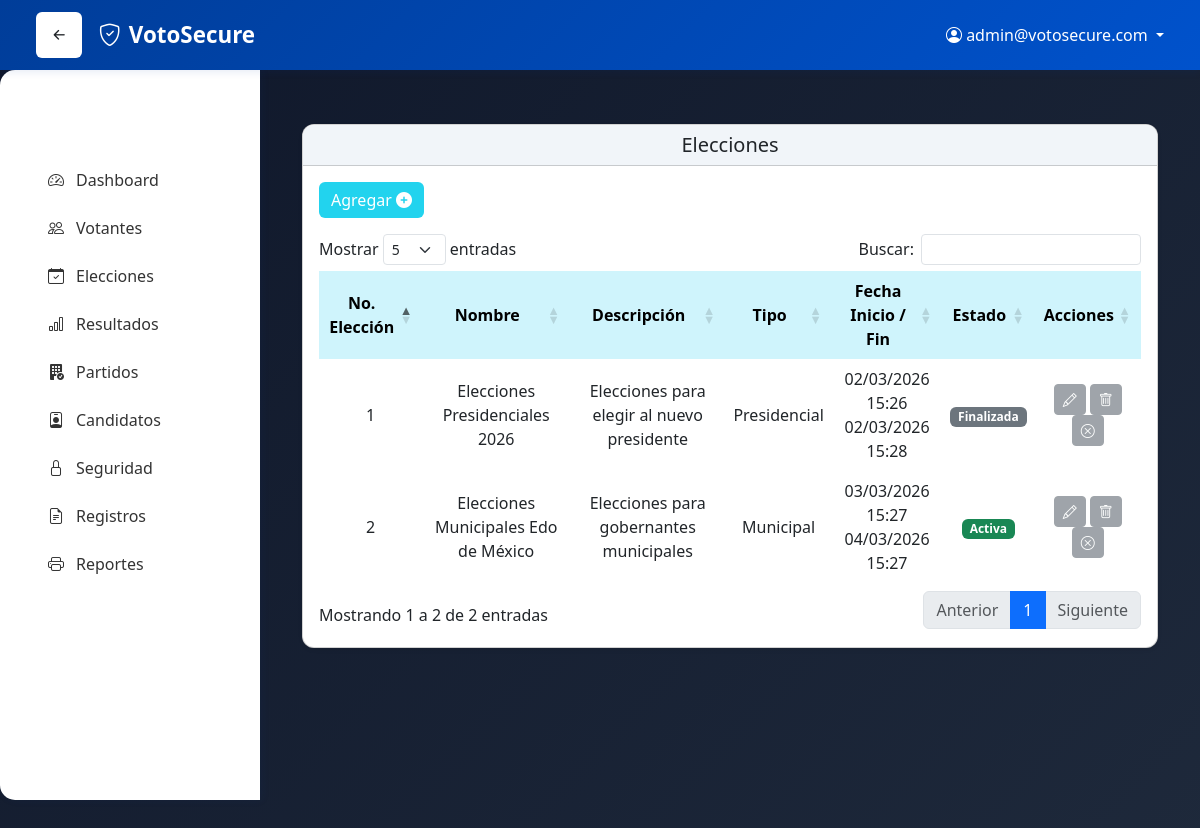
The app's page /Vista/Admin/Elecciones.php (signed in) with its own data.
### tables this page shows
CREATE TABLE `elecciones` (
  `id_eleccion` int(11) NOT NULL,
  `nombre_eleccion` varchar(150) NOT NULL,
  `descripcion_eleccion` text DEFAULT NULL,
  `fecha_inicio` datetime NOT NULL,
  `fecha_fin` datetime NOT NULL,
  `estado` tinyint(4) NOT NULL DEFAULT 0,
  `fecha_creacion` timestamp NOT NULL DEFAULT current_timestamp(),
  `id_tipo` int(11) NOT NULL
);

CREATE TABLE `tipos_eleccion` (
  `id_tipo` int(11) NOT NULL,
  `nombre_tipo` varchar(100) NOT NULL
);

### Modelo/eleccionesMdl.php (called while the page is built, shortened)
<?php
class EleccionesMdl
{
    private $conexion;
    public function __construct($conexion)
    {
        $this->conexion = $conexion;
    }
    public function listar()
    {
        $sql = "SELECT e.*, t.nombre_tipo,
        CASE
            WHEN e.estado = 3 THEN 'Cancelada'
            WHEN NOW() < e.fecha_inicio THEN 'Programada'
            WHEN NOW() BETWEEN e.fecha_inicio AND e.fecha_fin THEN 'Activa'
            WHEN NOW() > e.fecha_fin THEN 'Finalizada'
        END AS estado_calculado
        FROM elecciones e
        INNER JOIN tipos_eleccion t ON e.id_tipo = t.id_tipo
        ORDER BY e.fecha_inicio DESC";
        return $this->conexion->query($sql);
    }
}

### Vista/Admin/Elecciones.php (shortened to what this page needs)
<?php
require_once '../../Modelo/config/conexion.php';
require_once '../../Modelo/eleccionesMdl.php';
$modelo = new EleccionesMdl($conexion);
$elecciones = $modelo->listar();
?>
<!DOCTYPE html>
<html lang="es">
<head>
    <link href="https://cdn.jsdelivr.net/npm/bootstrap@5.3.0/dist/css/bootstrap.min.css" rel="stylesheet">
    <link rel="stylesheet" href="https://cdn.jsdelivr.net/npm/bootstrap-icons@1.11.0/font/bootstrap-icons.css">
    <link rel="stylesheet" href="https://cdn.datatables.net/1.13.6/css/dataTables.bootstrap5.min.css">
    <link rel="stylesheet" href="https://cdnjs.cloudflare.com/ajax/libs/font-awesome/6.5.0/css/all.min.css">
    <link rel="stylesheet" href="../../css/admin.css">
    <link rel="stylesheet" href="../../css/dash.css">
     <link rel="stylesheet" href="../../css/candidatosAd.css">
</head>
<body>
    <?php include __DIR__ . '/../../components/Admin/Navbar.php'; ?>
    <main class="main-content" id="mainContent">
        <div class="container-fluid mt-4">
            <div class="card shadow-sm">
                <div class="card-header text-center text-dark">
                    <h5 class="mb-0">
                        Elecciones
                    </h5>
                </div>
                <div class="card-body">
                    <button type="button"
                        class="btn btn-primary mb-3"
                        data-bs-toggle="modal"
                        data-bs-target="#modalAgregarEleccion">
                        Agregar <i class="fa-solid fa-circle-plus"></i>
                    </button>
                    <div class="table-responsive">
                        <table id="tablaContenido" class="table table-hover table-borderless align-middle">
                            <thead class="table-info">
                                <tr>
                                    <th class="text-center">No. Elección</th>
                                    <th class="text-center">Nombre</th>
                                    <th class="text-center">Descripción</th>
                                    <th class="text-center">Tipo</th>
                                    <th class="text-center">Fecha Inicio / Fin</th>
                                    <th class="text-center">Estado</th>
                                    <th class="text-center">Acciones</th>
                                </tr>
                            </thead>
                            <tbody>
                                <?php if ($elecciones && $elecciones->num_rows > 0): ?>
                                    <?php while ($row = $elecciones->fetch_assoc()): ?>
                                        <tr>
                                            <td class="text-center">
                                                <?= htmlspecialchars($row['id_eleccion']); ?>
                                            </td>
                                            <td class="text-center">
                                                <?= htmlspecialchars($row['nombre_eleccion']); ?>
                                            </td>
                                            <td class="text-center">
                                                <?= htmlspecialchars($row['descripcion_eleccion']); ?>
                                            </td>
                                            <td class="text-center">
                                                <?= htmlspecialchars($row['nombre_tipo']); ?>
                                            </td>
                                            <td class="text-center">
                                                <?= date("d/m/Y H:i", strtotime($row['fecha_inicio'])); ?>
                                                <br>
                                                <?= date("d/m/Y H:i", strtotime($row['fecha_fin'])); ?>
                                            </td>
                                            <td class="text-center">
                                                <?php
                                                switch ($row['estado_calculado']) {
                                                    case 'Activa':
                                                        echo '<span class="badge bg-success">Activa</span>';
                                                        break;
                                                    case 'Finalizada':
                                                        echo '<span class="badge bg-secondary">Finalizada</span>';
                                                        break;
                                                }
                                                ?>
                                            </td>
                                            <td class="text-center">
                                                <?php if ($row['estado_calculado'] == 'Programada'): ?>
                                                    <button class="btn btn-sm btn-warning"
                                                        data-bs-toggle="modal"
                                                        data-bs-target="#editarEleccion_<?= $row['id_eleccion']; ?>">
                                                        <i class="bi bi-pencil"></i>
                                                    </button>
                                                    <button class="btn btn-sm btn-danger"
                                                        data-bs-toggle="modal"
                                                        data-bs-target="#eliminarEleccion_<?= $row['id_eleccion']; ?>">
                                                        <i class="bi bi-trash"></i>
                                                    </button>
                                                    <button type="submit" class="btn btn-sm btn-dark"
                                                        data-bs-toggle="modal"
                                                        data-bs-target="#cancelarEleccion_<?= $row['id_eleccion']; ?>">
                                                        <i class="bi bi-x-circle"></i>
                                                    </button>
                                                <?php else: ?>
                                                    <button class="btn btn-sm btn-secondary" disabled>
                                                        <i class="bi bi-pencil"></i>
                                                    </button>
                                                    <button class="btn btn-sm btn-secondary" disabled>
                                                        <i class="bi bi-trash"></i>
                                                    </button>
                                                    <button class="btn btn-sm btn-secondary" disabled>
                                                        <i class="bi bi-x-circle"></i>
                                                    </button>
                                                <?php endif; ?>
                                            </td>
                                        </tr>
                                    <?php endwhile; ?>
                                <?php endif; ?>
                            </tbody>
                        </table>
                    </div>
                </div>
            </div>
        </div>
    </main>
</body>
</html>

### css/admin.css (style rules this page uses)
:root { --primary: #0F172A; --secondary: #1E293B; --accent: #22D3EE; --bg-light: #F1F5F9; --bg-soft: #E2E8F0; --text-dark: #334155; --text-light: #F8FAFC; --success: #22C55E; --danger: #EF4444; --warning: #F59E0B; }
body { background: linear-gradient(135deg, var(--primary) 0%, var(--secondary) 100%); min-height: 100vh; font-family: 'Segoe UI', Tahoma, Geneva, Verdana, sans-serif; }
.main-content { margin-left: 260px; padding: 30px; min-height: 100vh; }

### css/dash.css (style rules this page uses)
:root { --primary-blue: #003d99; --light-blue: #0052cc; --white: #ffffff; --light-gray: #f8f9fa; --border-color: #e0e0e0; --sidebar-width: 280px; }
* { margin: 0; padding: 0; box-sizing: border-box; }
body { font-family: 'Segoe UI', Tahoma, Geneva, Verdana, sans-serif; background-color: var(--light-gray); }
.main-content { margin-top: 70px; padding: 2rem; transition: margin-left 0.3s ease; }
.main-content { margin-left: 250px; transition: all 0.3s ease; }

### css/CandidatosAd.css (style rules this page uses)
.main-content { margin-left: 260px; margin-top: 70px; padding: 30px; min-height: calc(100vh - 70px); }
.card { border-radius: 12px; overflow: hidden; }
.card-header { background-color: #F1F5F9; font-weight: 600; }
.btn-primary { background-color: #22D3EE; border: none; }
.table thead { background-color: white; color: white; }
.table td, .table th { vertical-align: middle; }

### records on screen
elecciones: id_eleccion "2", nombre_eleccion "Elecciones Municipales Edo de México", descripcion_eleccion "Elecciones para gobernantes municipales", id_tipo.nombre_tipo "Municipal", fecha_inicio "03/03/2026 15:27", fecha_fin "04/03/2026 15:27", shows "Activa"
elecciones: id_eleccion "1", nombre_eleccion "Elecciones Presidenciales 2026", descripcion_eleccion "Elecciones para elegir al nuevo presidente", id_tipo.nombre_tipo "Presidencial", fecha_inicio "02/03/2026 15:26", fecha_fin "02/03/2026 15:28", shows "Finalizada"

### other values on screen
$correoAdmin "admin@votosecure.com"
